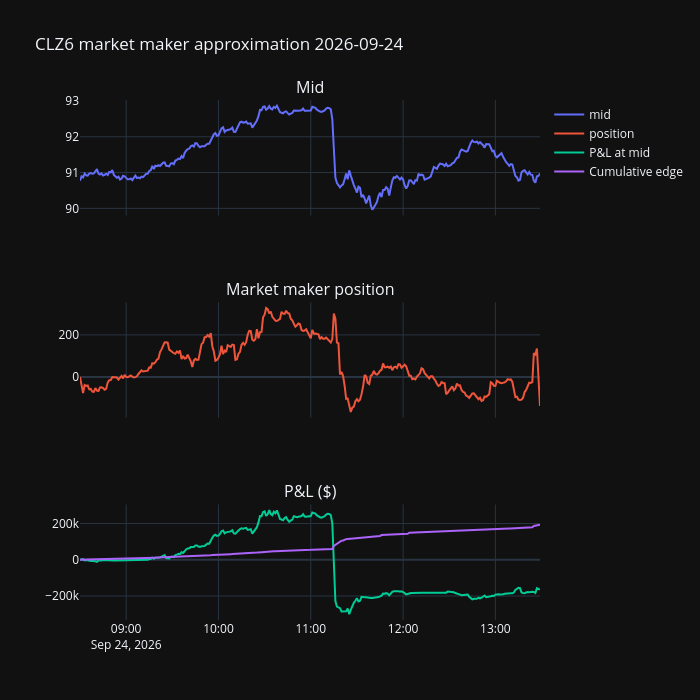

Write notebook code for a chart like this one.
### Code cell
plot_mm(dec_trades, dec)

### Figure 1 — Plotly figure (JSON) as saved in the notebook; plotly's stock layout.template omitted (floating-point values rounded to 4 significant figures; data arrays with more than 128 entries replaced by an {"elided": "..."} marker saying what was removed)
{"data": [{"name": "mid", "type": "scatter", "x": {"elided": "300 str values"}, "xaxis": "x", "y": {"elided": "300 float values"}, "yaxis": "y"}, {"name": "position", "type": "scatter", "x": {"elided": "300 str values"}, "xaxis": "x2", "y": {"elided": "300 int values"}, "yaxis": "y2"}, {"name": "P&L at mid", "type": "scatter", "x": {"elided": "300 str values"}, "xaxis": "x3", "y": {"elided": "300 float values"}, "yaxis": "y3"}, {"name": "Cumulative edge", "type": "scatter", "x": {"elided": "300 str values"}, "xaxis": "x3", "y": {"elided": "300 float values"}, "yaxis": "y3"}], "layout": {"annotations": [{"font": {"size": 16}, "showarrow": false, "text": "Mid", "x": 0.5, "xanchor": "center", "xref": "paper", "y": 1, "yanchor": "bottom", "yref": "paper"}, {"font": {"size": 16}, "showarrow": false, "text": "Market maker position", "x": 0.5, "xanchor": "center", "xref": "paper", "y": 0.6111, "yanchor": "bottom", "yref": "paper"}, {"font": {"size": 16}, "showarrow": false, "text": "P&L ($)", "x": 0.5, "xanchor": "center", "xref": "paper", "y": 0.2222, "yanchor": "bottom", "yref": "paper"}], "height": 700, "title": {"text": "CLZ6 market maker approximation 2026-09-24"}, "width": 700, "xaxis": {"anchor": "y", "domain": [0, 1], "matches": "x3", "showticklabels": false}, "xaxis2": {"anchor": "y2", "domain": [0, 1], "matches": "x3", "showticklabels": false}, "xaxis3": {"anchor": "y3", "domain": [0, 1]}, "yaxis": {"anchor": "x", "domain": [0.7778, 1]}, "yaxis2": {"anchor": "x2", "domain": [0.3889, 0.6111]}, "yaxis3": {"anchor": "x3", "domain": [0, 0.2222]}}}
